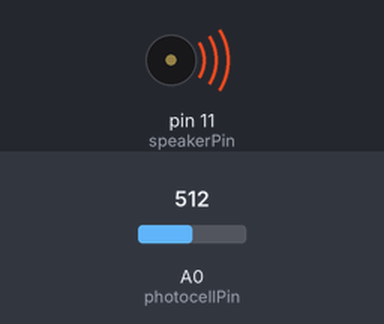
Bench run of a sketch on a simulated Arduino Uno, built with avr-gcc and run on an emulated ATmega328P. On the bench: buzzer (waves = sounding). The inputs (shaded band) are chosen by the test bench; at power-on: A0 (photocellPin) = 512.

Above: at 0.1 s.
Timing chart, 0 to 1.6 s (numbered marks = the images above):
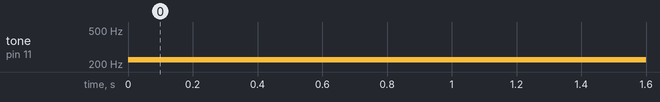

Measured:
- by itself, tone on pin 11 (speakerPin): silent → 225 Hz at 0.00 s

The sketch:

Making_Sounds.ino
```cpp
/*
 * Author: MIUZEI
 * IDE V1.6.9
 * Email:support@miuzeitech.com
 */
int speakerPin = 11;
int photocellPin = A0;
void setup()
{
}
 void loop()
{
  int reading = analogRead(photocellPin);
  int pitch = 200 + reading / 20;
  tone(speakerPin, pitch);
}
```
